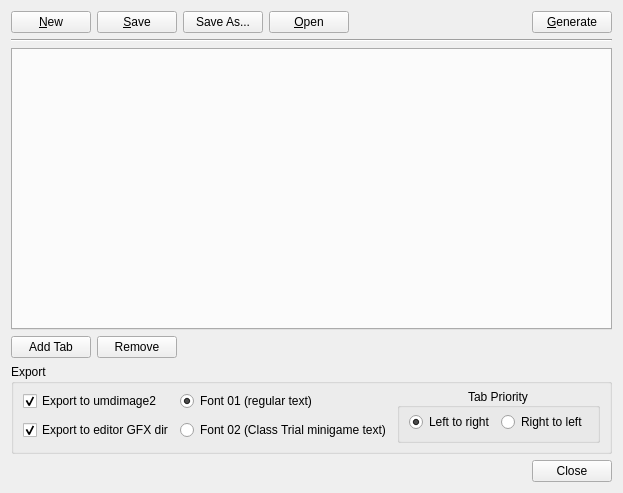
<?xml version="1.0" encoding="UTF-8"?>
<ui version="4.0">
 <class>FontGenerator</class>
 <widget class="QDialog" name="FontGenerator">
  <property name="geometry">
   <rect>
    <x>0</x>
    <y>0</y>
    <width>570</width>
    <height>493</height>
   </rect>
  </property>
  <property name="windowTitle">
   <string>Font Generator - untitled[*]</string>
  </property>
  <property name="windowIcon">
   <iconset resource="../res/icons.qrc">
    <normaloff>:/monokuma-green.png</normaloff>:/monokuma-green.png</iconset>
  </property>
  <layout class="QVBoxLayout" name="verticalLayout">
   <item>
    <layout class="QHBoxLayout" name="horizontalLayout_2">
     <item>
      <widget class="QPushButton" name="btnNew">
       <property name="text">
        <string>&amp;New</string>
       </property>
       <property name="icon">
        <iconset resource="../res/icons.qrc">
         <normaloff>:/report.png</normaloff>:/report.png</iconset>
       </property>
       <property name="shortcut">
        <string>Ctrl+N</string>
       </property>
       <property name="autoDefault">
        <bool>false</bool>
       </property>
      </widget>
     </item>
     <item>
      <widget class="QPushButton" name="btnSave">
       <property name="text">
        <string>&amp;Save</string>
       </property>
       <property name="icon">
        <iconset resource="../res/icons.qrc">
         <normaloff>:/disk.png</normaloff>:/disk.png</iconset>
       </property>
       <property name="shortcut">
        <string>Ctrl+S</string>
       </property>
       <property name="autoDefault">
        <bool>false</bool>
       </property>
      </widget>
     </item>
     <item>
      <widget class="QPushButton" name="btnSaveAs">
       <property name="text">
        <string>Save As...</string>
       </property>
       <property name="shortcut">
        <string>Ctrl+Shift+S</string>
       </property>
       <property name="autoDefault">
        <bool>false</bool>
       </property>
      </widget>
     </item>
     <item>
      <widget class="QPushButton" name="btnLoad">
       <property name="text">
        <string>&amp;Open</string>
       </property>
       <property name="icon">
        <iconset resource="../res/icons.qrc">
         <normaloff>:/folder.png</normaloff>:/folder.png</iconset>
       </property>
       <property name="shortcut">
        <string>Ctrl+O</string>
       </property>
       <property name="autoDefault">
        <bool>false</bool>
       </property>
      </widget>
     </item>
     <item>
      <spacer name="horizontalSpacer_3">
       <property name="orientation">
        <enum>Qt::Horizontal</enum>
       </property>
       <property name="sizeHint" stdset="0">
        <size>
         <width>40</width>
         <height>20</height>
        </size>
       </property>
      </spacer>
     </item>
     <item>
      <widget class="QPushButton" name="btnGenerateFont">
       <property name="text">
        <string>&amp;Generate</string>
       </property>
       <property name="icon">
        <iconset resource="../res/icons.qrc">
         <normaloff>:/cog.png</normaloff>:/cog.png</iconset>
       </property>
       <property name="shortcut">
        <string>Ctrl+G</string>
       </property>
       <property name="autoDefault">
        <bool>false</bool>
       </property>
      </widget>
     </item>
    </layout>
   </item>
   <item>
    <widget class="Line" name="line">
     <property name="orientation">
      <enum>Qt::Horizontal</enum>
     </property>
    </widget>
   </item>
   <item>
    <widget class="QTabWidget" name="tabFonts">
     <property name="currentIndex">
      <number>-1</number>
     </property>
     <property name="tabsClosable">
      <bool>false</bool>
     </property>
     <property name="movable">
      <bool>true</bool>
     </property>
    </widget>
   </item>
   <item>
    <layout class="QHBoxLayout" name="horizontalLayout">
     <item>
      <widget class="QPushButton" name="btnNewTab">
       <property name="text">
        <string>Add Tab</string>
       </property>
       <property name="icon">
        <iconset resource="../res/icons.qrc">
         <normaloff>:/add.png</normaloff>:/add.png</iconset>
       </property>
       <property name="autoDefault">
        <bool>false</bool>
       </property>
      </widget>
     </item>
     <item>
      <widget class="QPushButton" name="btnRemoveTab">
       <property name="text">
        <string>Remove</string>
       </property>
       <property name="icon">
        <iconset resource="../res/icons.qrc">
         <normaloff>:/delete.png</normaloff>:/delete.png</iconset>
       </property>
       <property name="autoDefault">
        <bool>false</bool>
       </property>
      </widget>
     </item>
     <item>
      <spacer name="horizontalSpacer">
       <property name="orientation">
        <enum>Qt::Horizontal</enum>
       </property>
       <property name="sizeHint" stdset="0">
        <size>
         <width>40</width>
         <height>20</height>
        </size>
       </property>
      </spacer>
     </item>
    </layout>
   </item>
   <item>
    <widget class="QGroupBox" name="groupBox">
     <property name="title">
      <string>Export</string>
     </property>
     <layout class="QHBoxLayout" name="horizontalLayout_3">
      <property name="topMargin">
       <number>4</number>
      </property>
      <property name="bottomMargin">
       <number>8</number>
      </property>
      <item>
       <layout class="QVBoxLayout" name="verticalLayout_2">
        <item>
         <widget class="QCheckBox" name="chkGenForGame">
          <property name="text">
           <string>Export to umdimage2</string>
          </property>
          <property name="checked">
           <bool>true</bool>
          </property>
         </widget>
        </item>
        <item>
         <widget class="QCheckBox" name="chkGenForEditor">
          <property name="text">
           <string>Export to editor GFX dir</string>
          </property>
          <property name="checked">
           <bool>true</bool>
          </property>
         </widget>
        </item>
       </layout>
      </item>
      <item>
       <layout class="QVBoxLayout" name="verticalLayout_3">
        <item>
         <widget class="QRadioButton" name="rdoGenFont1">
          <property name="text">
           <string>Font 01 (regular text)</string>
          </property>
          <property name="checked">
           <bool>true</bool>
          </property>
         </widget>
        </item>
        <item>
         <widget class="QRadioButton" name="rdoGenFont2">
          <property name="text">
           <string>Font 02 (Class Trial minigame text)</string>
          </property>
          <property name="checked">
           <bool>false</bool>
          </property>
         </widget>
        </item>
       </layout>
      </item>
      <item>
       <widget class="QGroupBox" name="groupBox_2">
        <property name="title">
         <string>Tab Priority</string>
        </property>
        <property name="alignment">
         <set>Qt::AlignCenter</set>
        </property>
        <layout class="QHBoxLayout" name="horizontalLayout_6">
         <property name="topMargin">
          <number>4</number>
         </property>
         <property name="bottomMargin">
          <number>8</number>
         </property>
         <item>
          <widget class="QRadioButton" name="rdoLeftToRight">
           <property name="text">
            <string>Left to right</string>
           </property>
           <property name="checked">
            <bool>true</bool>
           </property>
          </widget>
         </item>
         <item>
          <widget class="QRadioButton" name="rdoRightToLeft">
           <property name="text">
            <string>Right to left</string>
           </property>
          </widget>
         </item>
        </layout>
       </widget>
      </item>
      <item>
       <spacer name="horizontalSpacer_2">
        <property name="orientation">
         <enum>Qt::Horizontal</enum>
        </property>
        <property name="sizeHint" stdset="0">
         <size>
          <width>40</width>
          <height>20</height>
         </size>
        </property>
       </spacer>
      </item>
     </layout>
    </widget>
   </item>
   <item>
    <layout class="QHBoxLayout" name="horizontalLayout_4">
     <item>
      <spacer name="horizontalSpacer_5">
       <property name="orientation">
        <enum>Qt::Horizontal</enum>
       </property>
       <property name="sizeHint" stdset="0">
        <size>
         <width>40</width>
         <height>20</height>
        </size>
       </property>
      </spacer>
     </item>
     <item>
      <widget class="QPushButton" name="btnClose">
       <property name="text">
        <string>Close</string>
       </property>
       <property name="autoDefault">
        <bool>false</bool>
       </property>
      </widget>
     </item>
    </layout>
   </item>
  </layout>
 </widget>
 <tabstops>
  <tabstop>tabFonts</tabstop>
  <tabstop>btnNewTab</tabstop>
  <tabstop>btnRemoveTab</tabstop>
  <tabstop>chkGenForGame</tabstop>
  <tabstop>chkGenForEditor</tabstop>
  <tabstop>rdoGenFont1</tabstop>
  <tabstop>rdoGenFont2</tabstop>
  <tabstop>rdoLeftToRight</tabstop>
  <tabstop>rdoRightToLeft</tabstop>
  <tabstop>btnNew</tabstop>
  <tabstop>btnSave</tabstop>
  <tabstop>btnSaveAs</tabstop>
  <tabstop>btnLoad</tabstop>
  <tabstop>btnGenerateFont</tabstop>
  <tabstop>btnClose</tabstop>
 </tabstops>
 <resources>
  <include location="../res/icons.qrc"/>
 </resources>
 <connections>
  <connection>
   <sender>btnNewTab</sender>
   <signal>clicked()</signal>
   <receiver>FontGenerator</receiver>
   <slot>add_tab()</slot>
   <hints>
    <hint type="sourcelabel">
     <x>42</x>
     <y>362</y>
    </hint>
    <hint type="destinationlabel">
     <x>200</x>
     <y>4</y>
    </hint>
   </hints>
  </connection>
  <connection>
   <sender>btnRemoveTab</sender>
   <signal>clicked()</signal>
   <receiver>FontGenerator</receiver>
   <slot>remove_tab()</slot>
   <hints>
    <hint type="sourcelabel">
     <x>128</x>
     <y>362</y>
    </hint>
    <hint type="destinationlabel">
     <x>312</x>
     <y>8</y>
    </hint>
   </hints>
  </connection>
  <connection>
   <sender>btnGenerateFont</sender>
   <signal>clicked()</signal>
   <receiver>FontGenerator</receiver>
   <slot>generate_font()</slot>
   <hints>
    <hint type="sourcelabel">
     <x>543</x>
     <y>22</y>
    </hint>
    <hint type="destinationlabel">
     <x>304</x>
     <y>358</y>
    </hint>
   </hints>
  </connection>
  <connection>
   <sender>btnClose</sender>
   <signal>clicked()</signal>
   <receiver>FontGenerator</receiver>
   <slot>accept()</slot>
   <hints>
    <hint type="sourcelabel">
     <x>559</x>
     <y>470</y>
    </hint>
    <hint type="destinationlabel">
     <x>424</x>
     <y>364</y>
    </hint>
   </hints>
  </connection>
  <connection>
   <sender>chkGenForGame</sender>
   <signal>toggled(bool)</signal>
   <receiver>FontGenerator</receiver>
   <slot>export_changed()</slot>
   <hints>
    <hint type="sourcelabel">
     <x>86</x>
     <y>405</y>
    </hint>
    <hint type="destinationlabel">
     <x>13</x>
     <y>460</y>
    </hint>
   </hints>
  </connection>
  <connection>
   <sender>chkGenForEditor</sender>
   <signal>toggled(bool)</signal>
   <receiver>FontGenerator</receiver>
   <slot>export_changed()</slot>
   <hints>
    <hint type="sourcelabel">
     <x>115</x>
     <y>428</y>
    </hint>
    <hint type="destinationlabel">
     <x>44</x>
     <y>465</y>
    </hint>
   </hints>
  </connection>
  <connection>
   <sender>rdoGenFont1</sender>
   <signal>toggled(bool)</signal>
   <receiver>FontGenerator</receiver>
   <slot>export_changed()</slot>
   <hints>
    <hint type="sourcelabel">
     <x>196</x>
     <y>405</y>
    </hint>
    <hint type="destinationlabel">
     <x>132</x>
     <y>464</y>
    </hint>
   </hints>
  </connection>
  <connection>
   <sender>rdoGenFont2</sender>
   <signal>toggled(bool)</signal>
   <receiver>FontGenerator</receiver>
   <slot>export_changed()</slot>
   <hints>
    <hint type="sourcelabel">
     <x>229</x>
     <y>428</y>
    </hint>
    <hint type="destinationlabel">
     <x>160</x>
     <y>468</y>
    </hint>
   </hints>
  </connection>
  <connection>
   <sender>rdoLeftToRight</sender>
   <signal>toggled(bool)</signal>
   <receiver>FontGenerator</receiver>
   <slot>export_changed()</slot>
   <hints>
    <hint type="sourcelabel">
     <x>376</x>
     <y>422</y>
    </hint>
    <hint type="destinationlabel">
     <x>287</x>
     <y>461</y>
    </hint>
   </hints>
  </connection>
  <connection>
   <sender>rdoRightToLeft</sender>
   <signal>toggled(bool)</signal>
   <receiver>FontGenerator</receiver>
   <slot>export_changed()</slot>
   <hints>
    <hint type="sourcelabel">
     <x>468</x>
     <y>422</y>
    </hint>
    <hint type="destinationlabel">
     <x>357</x>
     <y>469</y>
    </hint>
   </hints>
  </connection>
  <connection>
   <sender>btnNew</sender>
   <signal>clicked()</signal>
   <receiver>FontGenerator</receiver>
   <slot>new_clicked()</slot>
   <hints>
    <hint type="sourcelabel">
     <x>25</x>
     <y>24</y>
    </hint>
    <hint type="destinationlabel">
     <x>6</x>
     <y>25</y>
    </hint>
   </hints>
  </connection>
  <connection>
   <sender>btnSave</sender>
   <signal>clicked()</signal>
   <receiver>FontGenerator</receiver>
   <slot>save_clicked()</slot>
   <hints>
    <hint type="sourcelabel">
     <x>118</x>
     <y>20</y>
    </hint>
    <hint type="destinationlabel">
     <x>89</x>
     <y>15</y>
    </hint>
   </hints>
  </connection>
  <connection>
   <sender>btnSaveAs</sender>
   <signal>clicked()</signal>
   <receiver>FontGenerator</receiver>
   <slot>save_as_clicked()</slot>
   <hints>
    <hint type="sourcelabel">
     <x>205</x>
     <y>18</y>
    </hint>
    <hint type="destinationlabel">
     <x>170</x>
     <y>20</y>
    </hint>
   </hints>
  </connection>
  <connection>
   <sender>btnLoad</sender>
   <signal>clicked()</signal>
   <receiver>FontGenerator</receiver>
   <slot>load_clicked()</slot>
   <hints>
    <hint type="sourcelabel">
     <x>273</x>
     <y>20</y>
    </hint>
    <hint type="destinationlabel">
     <x>251</x>
     <y>27</y>
    </hint>
   </hints>
  </connection>
 </connections>
 <slots>
  <slot>add_tab()</slot>
  <slot>remove_tab()</slot>
  <slot>generate_font()</slot>
  <slot>new_clicked()</slot>
  <slot>save_clicked()</slot>
  <slot>save_as_clicked()</slot>
  <slot>load_clicked()</slot>
  <slot>export_changed()</slot>
 </slots>
</ui>
